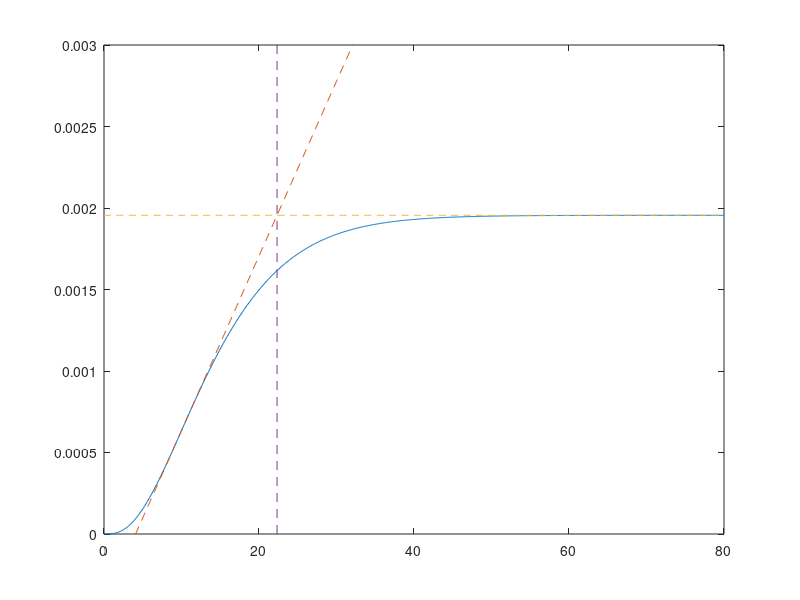

Here is the MATLAB script that generated this plot:
V = 34.3; %m3
k = 0.28; %m3/min
%design conditions
qb = 6.72; %m3/min
xa = 1;
xb = 0.02;
va = 0.55; %step change from steady state at t=0
qa = k*va;
x3s = 0.04;
%%
%Euler
h=0.1;    %step size of 1 min
t=0;      %start at t=0
tf = 800;
x = zeros(3,1);
x(:,1) = 0.04;  %start in steady state
T = zeros(tf,4);
for i = 1:tf+1
    %dynamical mass balances
    f1 = (qa*xa+qb*xb-(qa+qb)*x(1))/V;
    f2 = ((qa+qb)*(x(1)-x(2)))/V;
    f3 = ((qa+qb)*(x(2)-x(3)))/V;
    f = [f1;f2;f3];
    %log each value in table T
    T(i,1) = t;
    T(i,2) = x(3)-x3s;
    T(i,3) = f3;
    %next iteration
    x = x+h*f;
    t = t+h;
end
%%
%Cohen-Coon: want to plot line with gradient I that passes through (tI,x3I)
I = max(T(:,3));
for j = 1:tf+1
    if I == T(j,3)      %find point with max gradient
        tI = T(j,1);    %record coordinates
        x3I = T(j,2);
    end
end
for k = 1:tf+1
    ti = T(k,1);
    y = I*(ti-tI)+x3I;  %equation of tangent
    T(k,4) = y;
end
t = T(:,1);
x3 = T(:,2);
tangent = T(:,4);
d=zeros(tf+1,1);
d(:,1) = x(3)-x3s;  %asymptote: only takes last value of x3
%calculate Cohen-Coon controller settings from graph
K = d(1,1)/0.05;    %output/input
dOut = d(1,1);      %asymptote value
%calculate td
for l = 1:tf+1
    td1 = T(l,4);
    td2 = T(l+1,4);
    t1 = T(l,1);
    if td1 < 0 & td2 > 0    %need to interpolate bc of step size
        td = t1-td1/I ;
        break
    end
end
%calculate tau
for m = 1:tf+1
    tau1 = T(m,4);
    tau2 = T(m+1,4);
    t2 = T(m,1);
    if tau1 < dOut & tau2 > dOut
        tau = (t2+(dOut-tau1)/I)-td;    %interpolate
        break
    end
end
v = [tau+td tau+td];    %intersection of tangent and asymptote
Y = [0 0.003];
plot(t,x3,t,tangent,'--',t,d,'--',v,Y,'--')
axis([0,tf*h,0,0.003])
%%
%P controller
KcPcc = (1/K)*((1/3)+(tau/td));
%PI controller
KcPIcc = (1/K)*((1/12)+0.9*(tau/td));
tauIcc = td*((30*tau+3*td)/(9*tau+20*td));